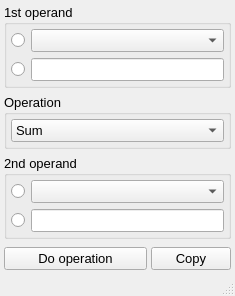
<?xml version="1.0" encoding="UTF-8"?>
<ui version="4.0">
 <class>MathOperations</class>
 <widget class="QMainWindow" name="MathOperations">
  <property name="geometry">
   <rect>
    <x>0</x>
    <y>0</y>
    <width>235</width>
    <height>296</height>
   </rect>
  </property>
  <property name="windowTitle">
   <string>MathOperation</string>
  </property>
  <property name="iconSize">
   <size>
    <width>20</width>
    <height>20</height>
   </size>
  </property>
  <property name="unifiedTitleAndToolBarOnMac">
   <bool>true</bool>
  </property>
  <widget class="QWidget" name="centralwidget">
   <layout class="QGridLayout" name="gridLayout_4" rowstretch="1,0,1,0,0,0" columnstretch="1,0">
    <property name="leftMargin">
     <number>4</number>
    </property>
    <property name="topMargin">
     <number>4</number>
    </property>
    <property name="rightMargin">
     <number>4</number>
    </property>
    <property name="bottomMargin">
     <number>4</number>
    </property>
    <property name="horizontalSpacing">
     <number>4</number>
    </property>
    <item row="0" column="0" colspan="2">
     <widget class="QGroupBox" name="first">
      <property name="font">
       <font>
        <pointsize>10</pointsize>
       </font>
      </property>
      <property name="title">
       <string>1st operand</string>
      </property>
      <layout class="QGridLayout" name="gridLayout">
       <property name="leftMargin">
        <number>4</number>
       </property>
       <property name="topMargin">
        <number>4</number>
       </property>
       <property name="rightMargin">
        <number>4</number>
       </property>
       <property name="bottomMargin">
        <number>4</number>
       </property>
       <item row="0" column="1">
        <widget class="QComboBox" name="image1">
         <property name="font">
          <font>
           <pointsize>10</pointsize>
          </font>
         </property>
         <property name="neutrinoImage" stdset="0">
          <bool>true</bool>
         </property>
        </widget>
       </item>
       <item row="1" column="0">
        <widget class="QRadioButton" name="radioNumber1">
         <property name="font">
          <font>
           <pointsize>10</pointsize>
          </font>
         </property>
         <property name="text">
          <string/>
         </property>
         <property name="neutrinoSave" stdset="0">
          <bool>true</bool>
         </property>
        </widget>
       </item>
       <item row="1" column="1">
        <widget class="QLineEdit" name="num1">
         <property name="neutrinoSave" stdset="0">
          <bool>true</bool>
         </property>
        </widget>
       </item>
       <item row="0" column="0">
        <widget class="QRadioButton" name="radioImage1">
         <property name="font">
          <font>
           <pointsize>10</pointsize>
          </font>
         </property>
         <property name="text">
          <string/>
         </property>
         <property name="neutrinoSave" stdset="0">
          <bool>true</bool>
         </property>
        </widget>
       </item>
      </layout>
     </widget>
    </item>
    <item row="1" column="0" colspan="2">
     <widget class="QGroupBox" name="groupBox_2">
      <property name="font">
       <font>
        <pointsize>10</pointsize>
       </font>
      </property>
      <property name="title">
       <string>Operation</string>
      </property>
      <layout class="QGridLayout" name="gridLayout_2">
       <property name="leftMargin">
        <number>4</number>
       </property>
       <property name="topMargin">
        <number>4</number>
       </property>
       <property name="rightMargin">
        <number>4</number>
       </property>
       <property name="bottomMargin">
        <number>4</number>
       </property>
       <item row="0" column="0">
        <widget class="QComboBox" name="operation">
         <property name="font">
          <font>
           <pointsize>10</pointsize>
          </font>
         </property>
         <property name="neutrinoSave" stdset="0">
          <bool>false</bool>
         </property>
         <item>
          <property name="text">
           <string>Sum</string>
          </property>
         </item>
         <item>
          <property name="text">
           <string>Subtraction</string>
          </property>
         </item>
         <item>
          <property name="text">
           <string>Multiplication</string>
          </property>
         </item>
         <item>
          <property name="text">
           <string>Division</string>
          </property>
         </item>
         <item>
          <property name="text">
           <string>Mean</string>
          </property>
         </item>
         <item>
          <property name="text">
           <string>Min</string>
          </property>
         </item>
         <item>
          <property name="text">
           <string>Max</string>
          </property>
         </item>
         <item>
          <property name="text">
           <string>Mod</string>
          </property>
         </item>
         <item>
          <property name="text">
           <string>Power</string>
          </property>
         </item>
         <item>
          <property name="text">
           <string>Blur</string>
          </property>
         </item>
         <item>
          <property name="text">
           <string>Median</string>
          </property>
         </item>
         <item>
          <property name="text">
           <string>Rotate</string>
          </property>
         </item>
         <item>
          <property name="text">
           <string>Blur+Laplace</string>
          </property>
         </item>
         <item>
          <property name="text">
           <string>Blur+Sobel</string>
          </property>
         </item>
         <item>
          <property name="text">
           <string>Plasma lambda[nm]</string>
          </property>
         </item>
         <item>
          <property name="text">
           <string>Remanider</string>
          </property>
         </item>
         <item>
          <property name="text">
           <string>Transpose</string>
          </property>
         </item>
         <item>
          <property name="text">
           <string>Log 10</string>
          </property>
         </item>
         <item>
          <property name="text">
           <string>Ln</string>
          </property>
         </item>
         <item>
          <property name="text">
           <string>Abs</string>
          </property>
         </item>
         <item>
          <property name="text">
           <string>Square</string>
          </property>
         </item>
         <item>
          <property name="text">
           <string>Sqrt</string>
          </property>
         </item>
         <item>
          <property name="text">
           <string>Sin</string>
          </property>
         </item>
         <item>
          <property name="text">
           <string>Cos</string>
          </property>
         </item>
         <item>
          <property name="text">
           <string>Tan</string>
          </property>
         </item>
         <item>
          <property name="text">
           <string>Laplace</string>
          </property>
         </item>
         <item>
          <property name="text">
           <string>Sobel</string>
          </property>
         </item>
        </widget>
       </item>
      </layout>
     </widget>
    </item>
    <item row="2" column="0" colspan="2">
     <widget class="QGroupBox" name="second">
      <property name="font">
       <font>
        <pointsize>10</pointsize>
       </font>
      </property>
      <property name="title">
       <string>2nd operand</string>
      </property>
      <layout class="QGridLayout" name="gridLayout_3">
       <property name="leftMargin">
        <number>4</number>
       </property>
       <property name="topMargin">
        <number>4</number>
       </property>
       <property name="rightMargin">
        <number>4</number>
       </property>
       <property name="bottomMargin">
        <number>4</number>
       </property>
       <item row="0" column="0">
        <widget class="QRadioButton" name="radioImage2">
         <property name="font">
          <font>
           <pointsize>10</pointsize>
          </font>
         </property>
         <property name="text">
          <string/>
         </property>
         <property name="neutrinoSave" stdset="0">
          <bool>true</bool>
         </property>
        </widget>
       </item>
       <item row="0" column="1">
        <widget class="QComboBox" name="image2">
         <property name="font">
          <font>
           <pointsize>10</pointsize>
          </font>
         </property>
         <property name="neutrinoImage" stdset="0">
          <bool>true</bool>
         </property>
        </widget>
       </item>
       <item row="1" column="0">
        <widget class="QRadioButton" name="radioNumber2">
         <property name="font">
          <font>
           <pointsize>10</pointsize>
          </font>
         </property>
         <property name="text">
          <string/>
         </property>
         <property name="neutrinoSave" stdset="0">
          <bool>true</bool>
         </property>
        </widget>
       </item>
       <item row="1" column="1">
        <widget class="QLineEdit" name="num2">
         <property name="neutrinoSave" stdset="0">
          <bool>true</bool>
         </property>
        </widget>
       </item>
      </layout>
     </widget>
    </item>
    <item row="5" column="1">
     <widget class="QPushButton" name="copyButton">
      <property name="font">
       <font>
        <pointsize>10</pointsize>
       </font>
      </property>
      <property name="text">
       <string>Copy</string>
      </property>
     </widget>
    </item>
    <item row="5" column="0">
     <widget class="QPushButton" name="calculate">
      <property name="font">
       <font>
        <pointsize>10</pointsize>
       </font>
      </property>
      <property name="text">
       <string>Do operation</string>
      </property>
     </widget>
    </item>
    <item row="3" column="0">
     <spacer name="verticalSpacer">
      <property name="orientation">
       <enum>Qt::Vertical</enum>
      </property>
      <property name="sizeHint" stdset="0">
       <size>
        <width>20</width>
        <height>40</height>
       </size>
      </property>
     </spacer>
    </item>
   </layout>
  </widget>
  <widget class="QStatusBar" name="statusbar">
   <property name="font">
    <font>
     <pointsize>10</pointsize>
    </font>
   </property>
  </widget>
 </widget>
 <resources/>
 <connections/>
</ui>
